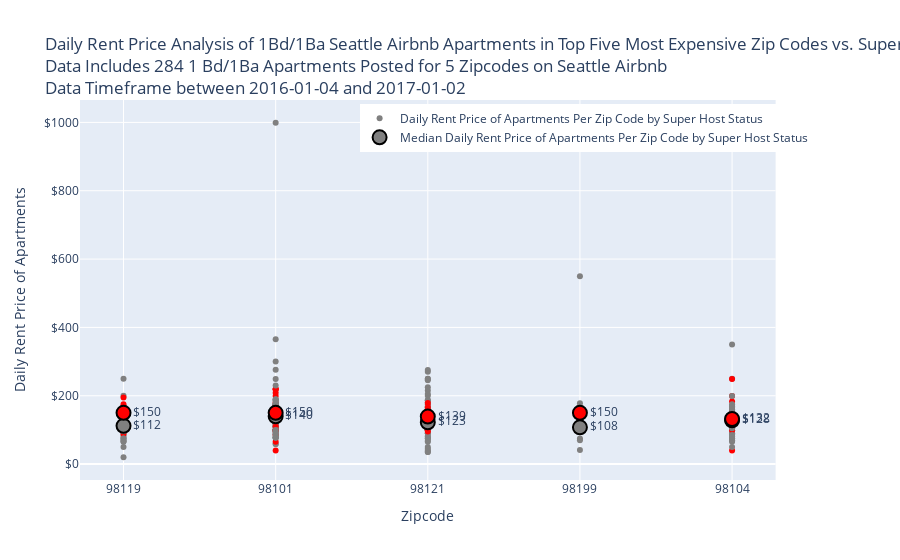

Notebook code for this chart:
### Markdown cell above
## Crisp-DM Step 5) Data Evaluation for Question 2
Here we'll use another plotly go chart.  
This plotly go chart includes two scatter plots:  
Plot one (smaller dots) is each of the daily rent prices of the individual apartments in each of the top five most expensive Seattle zip codes.  
Plot two (larger dots with outlines) is the median of each of the daily rent prices of the individual apartments in each of the top five most expensive Seattle zip codes.  
This ensures easy visualization of the resulting difference in median rent price based on super host status.

### Code cell
# Plot of median prices for 1 bed 1 bath apartments by zipcode, along with counts of apartments included
fig_hosts = make_subplots(specs=[[{"secondary_y": True}]])

# Plot one (smaller dots) is each of the daily rent prices of the individual apartments in each of the top five most expensive Seattle zip codes.  
fig_hosts.add_trace(
        go.Scatter(name='Daily Rent Price of Apartments Per Zip Code by Super Host Status', x=df_apt_final_host['zipcode'], y=df_apt_final_host['price'],
        yaxis='y',
        mode='markers',
        marker=dict(color=df_apt_final_host['color_ind'])
        ))

# Plot two (larger dots with outlines) is the median of each of the daily rent prices of the individual apartments in each of the top five most expensive Seattle zip codes.       
fig_hosts.add_trace(
        go.Scatter(name='Median Daily Rent Price of Apartments Per Zip Code by Super Host Status', x=df_apt_final_host_grouped['zipcode'], y=df_apt_final_host_grouped['median_price_host'],
        yaxis='y',
        mode='markers+text',
        marker=dict(size=14,
            color=df_apt_final_host_grouped['color_ind'],
            line=dict(width=2,color='Black')
            ),
        textposition= "middle right",
        texttemplate = "%{y:$.0f}",
        ))

# Adding in titles and formatting
fig_hosts.update_layout(
                    title = ("Daily Rent Price Analysis of 1Bd/1Ba Seattle Airbnb Apartments in Top Five Most Expensive Zip Codes vs. Super Host Status <br>Data Includes {:,} 1 Bd/1Ba Apartments Posted for {} Zipcodes on Seattle Airbnb <br>Data Timeframe between {} and {}".format(
                        df_apt_final_host['id'].count(),
                        df_apt_final_host['zipcode'].nunique(),
                        min(df_cal['date']),
                        max(df_cal['date'])
                        )
                        ),
                    xaxis_title="Zipcode",
                    yaxis_title="Daily Rent Price of Apartments",
                    legend=dict(
                        yanchor="top",
                        y=0.99,
                        xanchor="right",
                        x=0.99
                        )
                    )
fig_hosts.update_layout(yaxis_tickprefix = '$')
fig_hosts.show()

### Figure 1 — Plotly figure (JSON) as saved in the notebook; plotly's stock layout.template omitted (floating-point values rounded to 4 significant figures; data arrays with more than 128 entries replaced by an {"elided": "..."} marker saying what was removed)
{"data": [{"marker": {"color": {"elided": "284 str values"}}, "mode": "markers", "name": "Daily Rent Price of Apartments Per Zip Code by Super Host Status", "type": "scatter", "x": {"elided": "284 str values"}, "y": {"elided": "284 int values"}, "yaxis": "y"}, {"marker": {"color": ["gray", "red", "gray", "red", "gray", "red", "gray", "red", "gray", "red"], "line": {"color": "Black", "width": 2}, "size": 14}, "mode": "markers+text", "name": "Median Daily Rent Price of Apartments Per Zip Code by Super Host Status", "textposition": "middle right", "texttemplate": "%{y:$.0f}", "type": "scatter", "x": ["98101", "98101", "98104", "98104", "98119", "98119", "98121", "98121", "98199", "98199"], "y": [140, 150, 128, 132, 112, 150, 122.5, 139, 107.5, 150], "yaxis": "y"}], "layout": {"legend": {"x": 0.99, "xanchor": "right", "y": 0.99, "yanchor": "top"}, "title": {"text": "Daily Rent Price Analysis of 1Bd/1Ba Seattle Airbnb Apartments in Top Five Most Expensive Zip Codes vs. Super Host Status <br>Data Includes 284 1 Bd/1Ba Apartments Posted for 5 Zipcodes on Seattle Airbnb <br>Data Timeframe between 2016-01-04 and 2017-01-02"}, "xaxis": {"anchor": "y", "domain": [0, 0.94], "title": {"text": "Zipcode"}}, "yaxis": {"anchor": "x", "domain": [0, 1], "tickprefix": "$", "title": {"text": "Daily Rent Price of Apartments"}}, "yaxis2": {"anchor": "x", "overlaying": "y", "side": "right"}}}
